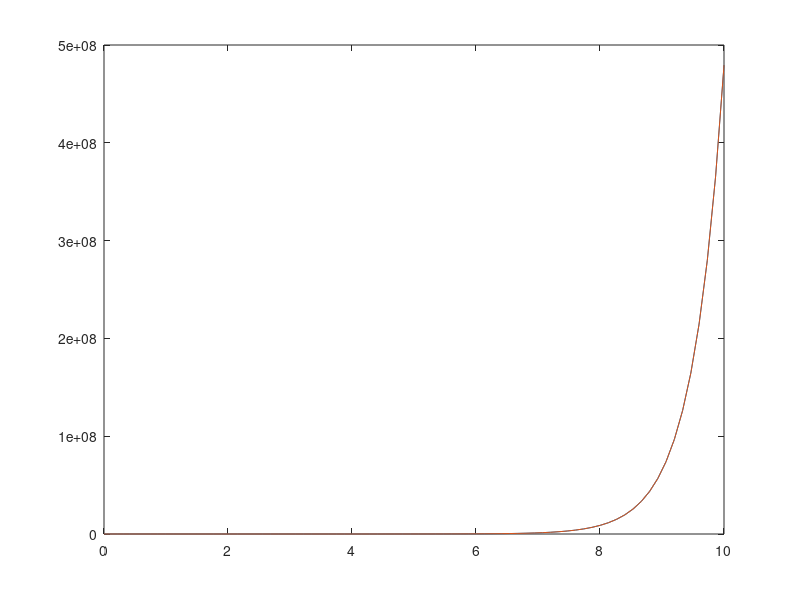

This chart was generated by the following MATLAB code:
% === (0, 3)                         mat 1
%A = [3 0;0 0];
%A = [3 0;0 3];
%A = [3 0;0 -3];
%A = [0 3;0 0];

% === (1, -1)                        mat 2
%A = [1 -1;0 0];
%A = [1 -1;-1 1];
%A = [1 -1;1 -1];
%A = [0 1;-1 0];

% === (-1, 0)                        mat 3
%A = [-1 0;0 0];
%A = [-1 0;0 -1];
%A = [-1 0;0 1];
%A = [0 -1;0 0];

% === (-1, -2)                       mat 4
%A = [-1 -2;0 0];
%A = [-1 -2;-2 -1];
%A = [-1 -2;2 1];
%A = [0 -1;-2 0];

% === (2, 2)                         mat 5
%A = [2 2; 0 0];
%A = [2 2; 2 2];
%A = [2 2; -2 -2];
%A = [0 2; 2 0];

A=[1 1; 1 1];

function [t,x] = system_simulation(A, init)
    ode_sys = @(t,x) [A(1,1)*x(1)+A(1,2)*x(2);A(2,1)*x(1)+A(2,2)*x(2)]; # Définition système
    %[t,x] = ode23 (ode_sys, [0, 10], [2, 0]); # Résolution système
    [t,x] = ode23 (ode_sys, [0, 10], init); # Résolution système
endfunction

%[t,x] = system_simulation(A);
[t,x] = system_simulation(A, [2, 0]);
%[t,x] = system_simulation(A, [-5, -2]);
%[t,x] = system_simulation(A, [2, 0]);
%[t,x] = system_simulation(A, [2, 0]);
%[t,x] = system_simulation(A, [2, 0]);

figure(1)
plot(t,x)

# 2. Dessiner les droites correspondants aux vecteurs propres et le sense des trajectoires associés
function [eigenline_1,eigenline_2,V] = compute_eigenlines(A,line_range)
    [V,L] = eig(A);
    eigenline_1 = (V(2,1)/V(1,1)) * line_range;
    eigenline_2 = (V(2,2)/V(1,2)) * line_range;
endfunction

# 3. Calculer les isoclines
function [isocline_1,isocline_2] = compute_isoclines(A,line_range)
    isocline_1 = -(A(1,1)/A(1,2)) * line_range;
    isocline_2 = -(A(2,1)/A(2,2)) * line_range;
endfunction

# 4. Portrait de phase complet
function [x1,x2,x1p,x2p] = plot_portrait_phase_complete(A)
    #grid for plotting
    x1range=-1.5:.1:1.5;
    x2range=-1.5:.1:1.5;
    [x1,x2] = meshgrid(x1range, x2range);

    # Define the system to plot (based on matrix A)
    x1p = A(1,1)*x1+A(1,2)*x2;
    x2p = A(2,1)*x1+A(2,2)*x2;

    #Normalize values for plotting
    norms=sqrt(x1p.^2+x2p.^2);
    
    figure(2)
    [eigenline_1,eigenline_2,V] = compute_eigenlines(A,x1range);
    [isocline_1,isocline_2] = compute_isoclines(A,x1range);
    
    # Vector field plot
    hold on;
    quiver(x1,x2,x1p./norms,x2p./norms,0.5);
    # Isoclines
    plot(x1range,isocline_1,"linewidth",5);
    plot(x1range,isocline_2,"linewidth",5);
    # Vecteurs propres
    plot(x1range,eigenline_1,"linewidth",5);
    plot(x1range,eigenline_2,"linewidth",5);
    quiver([0;0],[0;0],V(1,:),V(2,:),"linewidth",10,"color","k");
    legend("field","v_1","v_2","isocline_1","isocline_2","location","south","orientation", "horizontal");
    
endfunction

%[x1,x2,x1p,x2p] = plot_portrait_phase_complete(A);
